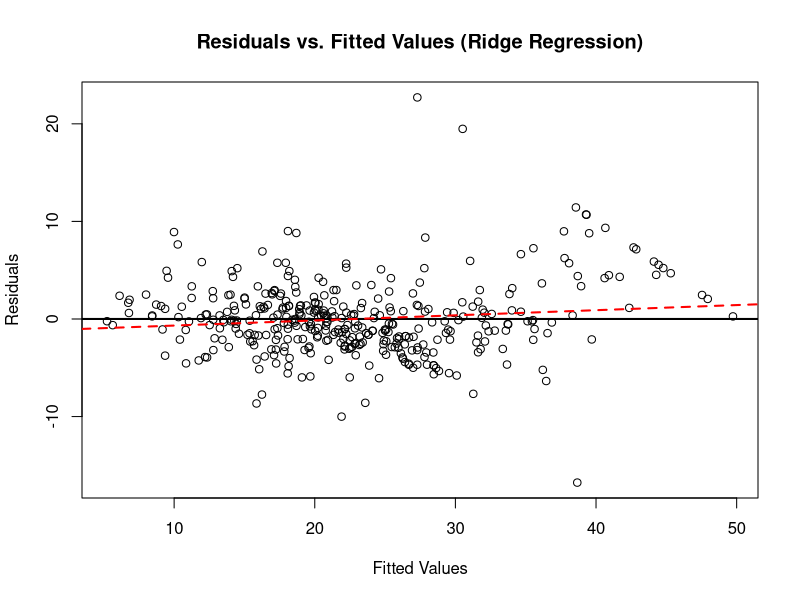

This figure's R source:
## ---- chunk 1
# Load necessary libraries
library(tidyverse)
library(glmnet)
library(randomForest)
library(MASS)
## ---- chunk 2
# Read in the test and train data
train <- read.csv('train.csv')
test <- read.csv('test.csv')

# Extract response and predictors from training data
y_train <- train$medv
x_train <- as.matrix(train[, c("crim", "zn", "indus", "chas", "nox", "rm", "age", "dis", "rad", "tax", "ptratio", "black", "lstat")])

# Extract predictors from test data
x_test <- as.matrix(test[, c("crim", "zn", "indus", "chas", "nox", "rm", "age", "dis", "rad", "tax", "ptratio", "black", "lstat")])
## ---- chunk 3
# Generate polynomial and interaction terms manually
x_train_poly <- as.data.frame(poly(x_train, degree = 2, raw = TRUE))
x_test_poly <- as.data.frame(poly(x_test, degree = 2, raw = TRUE))

# Fit Ridge regression with non-linear features
ridge_model <- cv.glmnet(as.matrix(x_train_poly), y_train, alpha = 0)
ridge_predictions <- as.vector(predict(ridge_model, s = ridge_model$lambda.min, newx = as.matrix(x_test_poly)))

# Cross-validated MSE for Ridge
ridge_mse <- mean((predict(ridge_model, newx = as.matrix(x_train_poly)) - y_train)^2)
## ---- chunk 4
# Get fitted values for Ridge regression on the training data
ridge_fitted_values <- as.vector(predict(ridge_model, s = ridge_model$lambda.min, newx = as.matrix(x_train_poly)))

# Calculate residuals for the training data
ridge_residuals <- y_train - ridge_fitted_values

# Plot Residuals vs. Fitted Values
plot(ridge_fitted_values, ridge_residuals,
      xlab = "Fitted Values",
      ylab = "Residuals",
      main = "Residuals vs. Fitted Values (Ridge Regression)",
     )

# Add a horizontal line at y = 0
abline(h = 0, col = "black", lwd = 2)

# Fit a linear model to residuals vs. fitted values (for the line of best fit)
res_fit <- lm(ridge_residuals ~ ridge_fitted_values)
abline(res_fit, col = "red", lwd = 2, lty = 2) # Add line of best fit
## ---- chunk 5
# Print Ridge MSE
cat("Ridge MSE:", ridge_mse)
## ---- chunk 6
# Create a dataframe with final results
my_submission <- tibble('id' = test$id, 'medv' = ridge_predictions)

# Save the file
write_csv(my_submission, 'submission2.csv')
